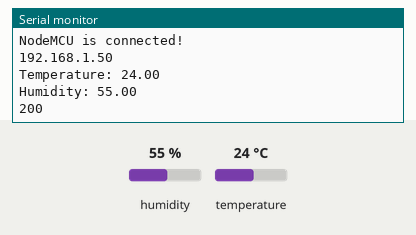
Recording of a sketch running on a simulated ESP8266 (NodeMCU). Parts: the last lines printed to the serial monitor. The inputs (shaded band) are chosen by the test bench; at power-on: humidity 55 %, temperature 24 °C. WiFi joins after 1.5 s; servers stay silent unless stated; web services answer with replies made up by the test bench.

Above: at 2.8 s.
2.9 s: humidity set to 22 %
At 6.21 s:
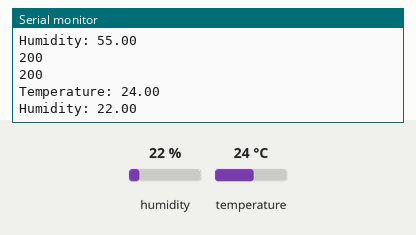
8.2 s: temperature set to 12 °C
At 9.5 s:
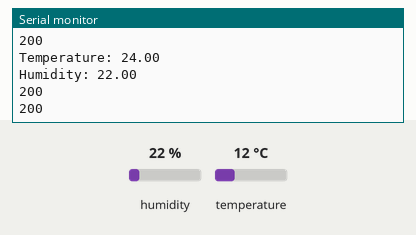
13.5 s: humidity set to 40 %
At 16.2 s:
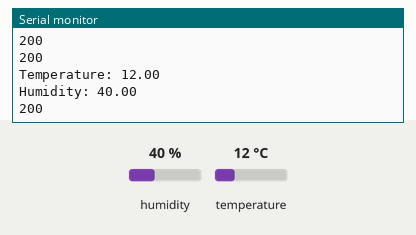
Timing chart, 0 to 17.7 s (numbered marks = the images above; inputs shaded):
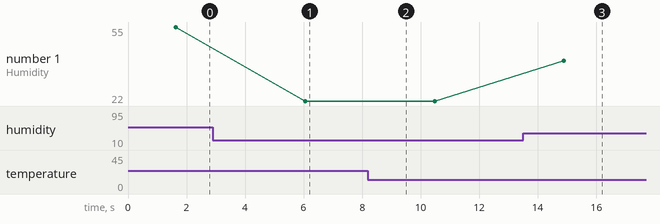

Measured:
- after the input at 2.9 s, the serial monitor: prints a new line after 3.2 s (image 1)
- after the input at 13.5 s, the serial monitor: prints a new line after 1.4 s (image 3)
- plotted number 1: 55 → 22 after the input at 2.9 s, 22 → 40 after the input at 13.5 s

The sketch:

thinkspeak-dht11-nodemuc-getfield.ino
```cpp
#include <ESP8266WiFi.h>
#include <DHT.h>
#include <ESP8266HTTPClient.h>

DHT dht(D5, DHT11);

String host = "api.thingspeak.com";
int httpPort = 80;
String url1 = "/update?api_key=PWEETYNXDW28U1YT&field1=";
String url2 = "/update?api_key=PWEETYNXDW28U1YT&field2=";

HTTPClient http;
WiFiClient client;

void setup()
{
  Serial.begin(9600);
  WiFi.begin("Mooazam", "mooazam123");
  while(WiFi.status() != WL_CONNECTED)
  {
    delay(200);
    Serial.print("..");
  }
  Serial.println();
  Serial.println("NodeMCU is connected!");
  Serial.println(WiFi.localIP());
  dht.begin();
}

void loop()
{
  float h = dht.readHumidity();
  float t = dht.readTemperature();
  Serial.println("Temperature: " + String(t));
  Serial.println("Humidity: " + String(h));

  url1 = url1 + String(t);
  http.begin(client , host,httpPort,url1);
  int httpCode = http.GET();
  Serial.println(httpCode);
  delay(2000);

  url2 = url2 + String(h);
  http.begin(client , host,httpPort,url2);
  httpCode = http.GET();
  Serial.println(httpCode);
  delay(2000);
}
```
